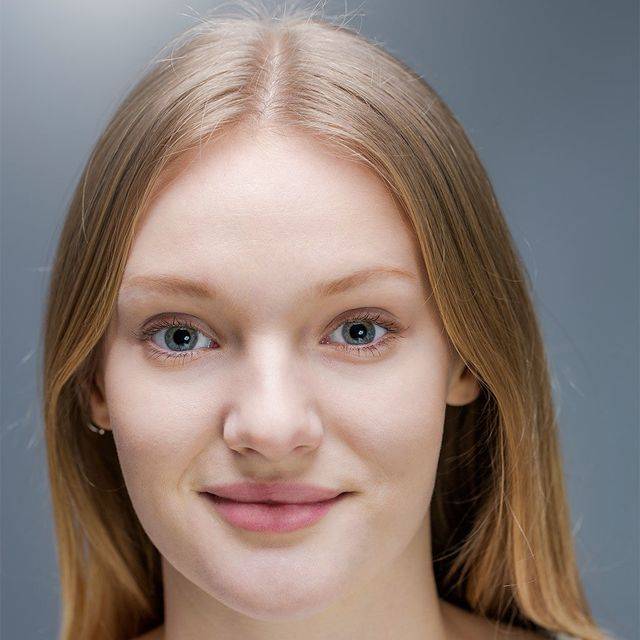
#> input picture cara.jpg, 640 x 640 px
$ python caso2.py
#> lines starting #> are read from the running program, lines starting #| are printed output that depends on the picture
#objetivo: detectar y emparejar caracteristicas dentre dos imagenes
#utilizando detectores de caracteristicas (por ejemplo, SIFT o ORB)
#Pasos
#1.Leer dos imagenes que contengan algunos ejemplos comunes.
#2.Detectar las caracteristicas clave en ambas imagenes utilizando
#un detector de caracteristicas.
#3.Describir las caracteristicas detectadas.
#4.Emparejar las caracteristicas entre las dos imagenes.
#5.Visualizar los emparejamientos de caracteristicas en las dos imagenes
import cv2
import numpy as np
import matplotlib.pyplot as plt

# Paso 1: Leer las imágenes
img1 = cv2.imread('cara.jpg', cv2.IMREAD_GRAYSCALE)
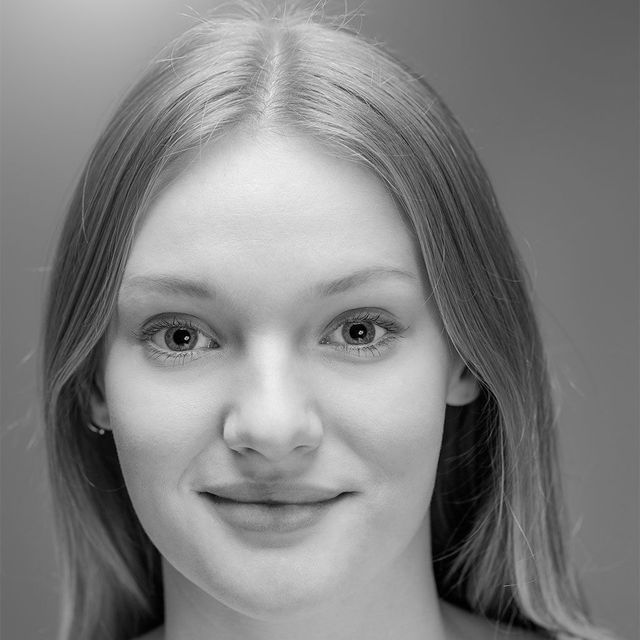
#> img1: shape (640, 640); min 0, max 244, mean 129.4
img2 = cv2.imread('cara.jpg', cv2.IMREAD_GRAYSCALE)

# Paso 2: Inicializar el detector y el descriptor (por ejemplo, SIFT)
sift = cv2.SIFT_create()

# Paso 3: Detectar y describir características
keypoints1, descriptors1 = sift.detectAndCompute(img1, None)
#> keypoints1 = 479 keypoints; strongest (x, y, size): (361, 332, 2.8), (360, 328, 33.6), (155, 403, 60.2), (180, 337, 16.4)
keypoints2, descriptors2 = sift.detectAndCompute(img2, None)
#> keypoints2 has the same summary as keypoints1

# Paso 4: Emparejar características
bf = cv2.BFMatcher()
matches = bf.knnMatch(descriptors1, descriptors2, k=2)
#> matches = 479 matches

# Aplicar el test de razón para obtener buenos emparejamientos
good_matches = []
for m, n in matches:
    if m.distance < 0.75 * n.distance:
        good_matches.append(m)
#> after the loop, good_matches = 479 matches

# Paso 5: Visualizar los emparejamientos
img_matches = cv2.drawMatches(img1, keypoints1, img2, keypoints2, good_matches, None, flags=cv2.DrawMatchesFlags_NOT_DRAW_SINGLE_POINTS)
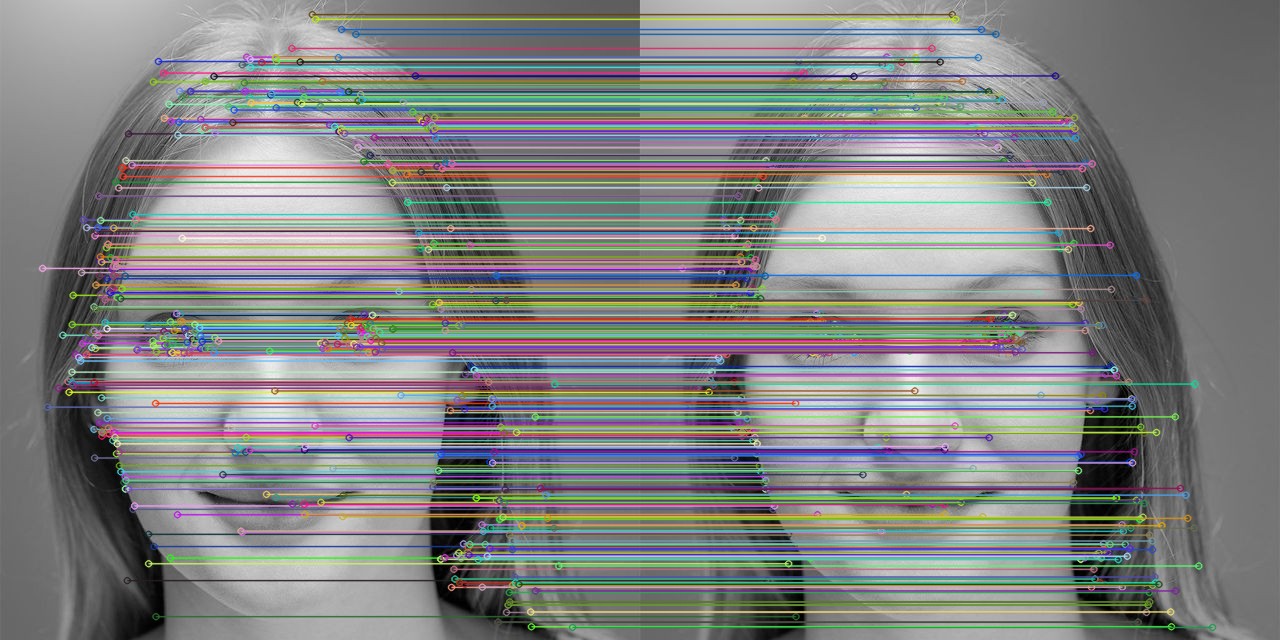
#> img_matches: shape (640, 1280, 3); mean of channels 0, 1, 2 130.2, 130.8, 129.4; drawn as B, G, R

# Mostrar la imagen con los emparejamientos usando matplotlib
plt.figure(figsize=(12, 6))
plt.imshow(img_matches)
plt.title('Emparejamiento de Características')
plt.axis('off')
plt.show()
